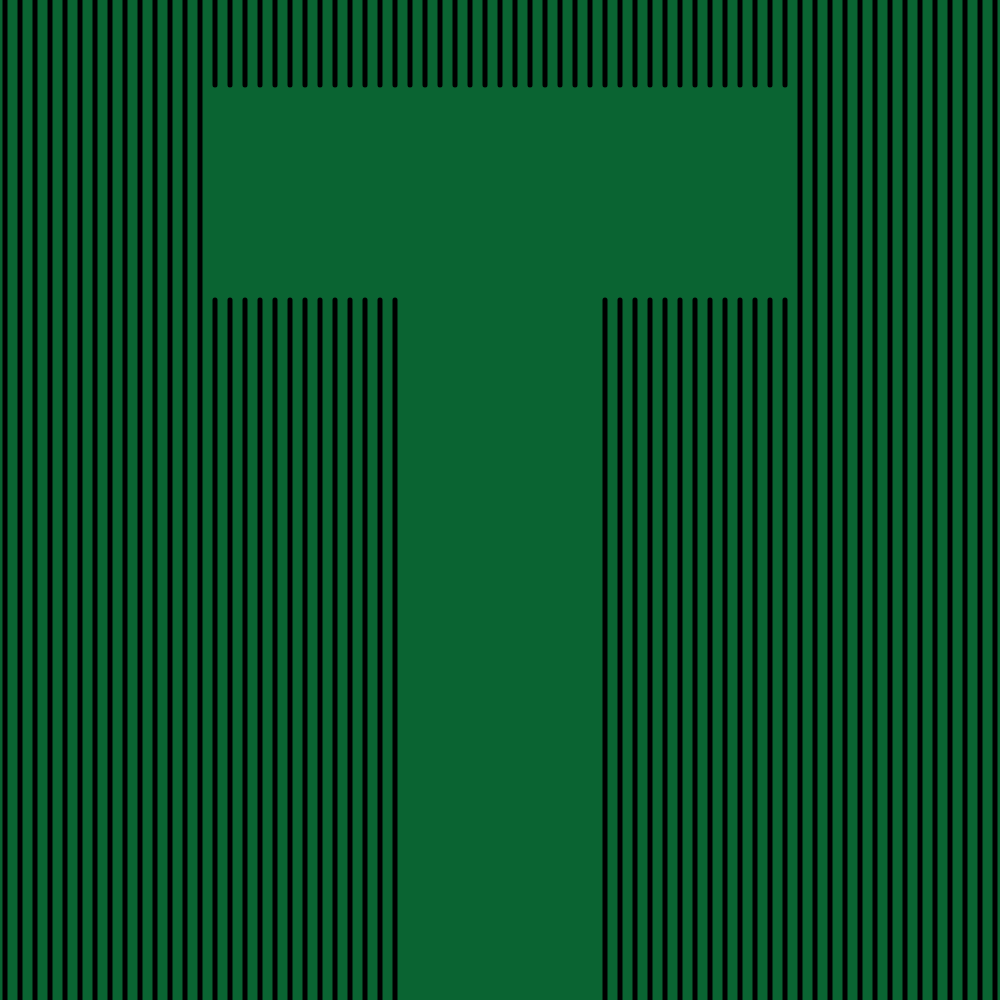
Frame 1 (no input)
Frame 60 (no input): identical to frame 1, image omitted
Frame 120 (the mouse pressed at the canvas centre since frame 60): identical to frame 1, image omitted

The p5.js sketch that drew this single still picture (run headless with seeded random() and noise() and a simulated clock; from frame 60 on, the mouse is pressed at the canvas centre):

// p5.js sketch
// ── sketch.js
let button; 
function setup() {
  createCanvas(1000, 1000); 
 
}


function draw(){
 
    background(10,100,50);
    strokeWeight(5);
    line(215,0,215,85);
    line(230,0,230,85);
    line(245,0,245,85);
    line(260,0,260,85);
    line(275,0,275,85);
    line(290,0,290,85);
    line(305,0,305,85);
    line(320,0,320,85);
    line(335,0,335,85);
    line(350,0,350,85);
    line(365,0,365,85);
    line(380,0,380,85);
    line(395,0,395,85);
    line(410,0,410,85);
    line(425,0,425,85);
    line(440,0,440,85);
    line(455,0,455,85);
    line(470,0,470,85);
    line(485,0,485,85);
    line(500,0,500,85);
    line(515,0,515,85);
    line(530,0,530,85);
    line(545,0,545,85);
    line(560,0,560,85);
    line(575,0,575,85);
    line(590,0,590,85);
    line(605,0,605,85);
    line(620,0,620,85);
    line(635,0,635,85);
    line(650,0,650,85);
    line(665,0,665,85);
    line(680,0,680,85);
    line(695,0,695,85);
    line(710,0,710,85);
    line(725,0,725,85);
    line(740,0,740,85);
    line(755,0,755,85);
    line(770,0,770,85);
    line(785,0,785,85);
    
    //
    line(200,0,200,1000);
    line(185,0,185,1000);
    line(170,0,170,1000);
    line(155,0,155,1000);
    line(140,0,140,1000);
    line(125,0,125,1000);
    line(110,0,110,1000);
    line(95,0,95,1000);
    line(80,0,80,1000);
    line(65,0,65,1000);
    line(50,0,50,1000);
    line(35,0,35,1000);
    line(20,0,20,1000);
    line(5,0,5,1000);
    //
    line(995,0,995,1000);
    line(980,0,980,1000);
    line(965,0,965,1000);
    line(950,0,950,1000);
    line(935,0,935,1000);
    line(920,0,920,1000);
    line(905,0,905,1000);
    line(890,0,890,1000);
    line(875,0,875,1000);
    line(860,0,860,1000);
    line(845,0,845,1000);
    line(830,0,830,1000);
    line(815,0,815,1000);
    line(800,0,800,1000);
    //
    line(395,300,395,1000);
    line(380,300,380,1000);
    line(365,300,365,1000);
    line(350,300,350,1000);
    line(335,300,335,1000);
    line(320,300,320,1000);
    line(305,300,305,1000);
    line(290,300,290,1000);
    line(275,300,275,1000);
    line(260,300,260,1000);
    line(245,300,245,1000);
    line(230,300,230,1000);
    line(215,300,215,1000);
    //
    line(785,300,785,1000);
    line(770,300,770,1000);
    line(755,300,755,1000);
    line(740,300,740,1000);
    line(725,300,725,1000);
    line(710,300,710,1000);
    line(695,300,695,1000);
    line(680,300,680,1000);
    line(665,300,665,1000);
    line(650,300,650,1000);
    line(635,300,635,1000);
    line(620,300,620,1000);
    line(605,300,605,1000);
    //
   
    
    
    
    
    
  
}
